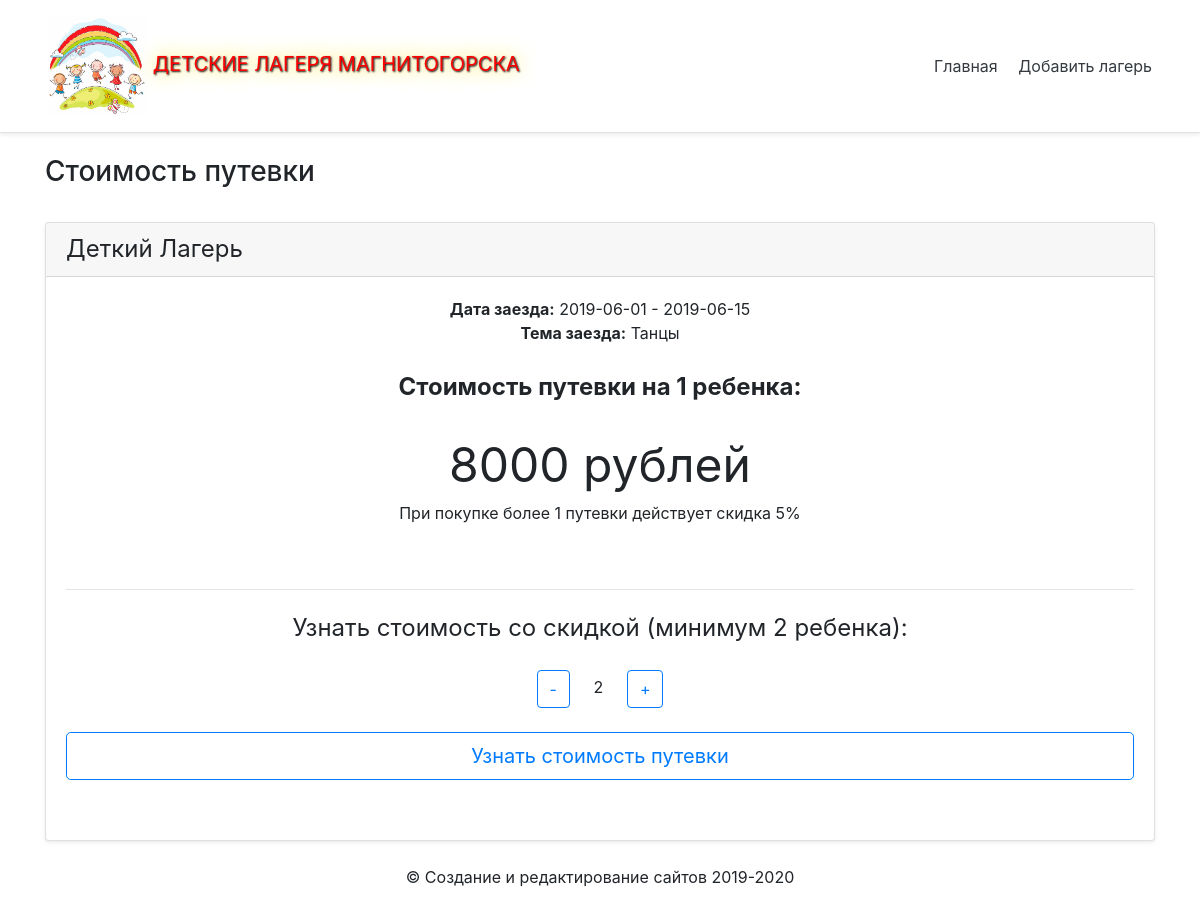
Screenshot of /price.php?id=1 with the database file from the repository.
### tables this page shows
CREATE TABLE `zaezd` (
  `id` int(11) NOT NULL,
  `id_lager` int(15) NOT NULL,
  `data_start` date NOT NULL,
  `data_end` date NOT NULL,
  `tema` varchar(256) NOT NULL,
  `price` text NOT NULL
);

### include/function.php (called while the page is built, shortened)
<?php
function get_zaezd_by_id($id){
	global $mysqli;
	$sql= 'SELECT * FROM zaezd WHERE id='.$id;
    $result = mysqli_query($mysqli,$sql);
    $zaezd = mysqli_fetch_all($result,MYSQLI_ASSOC);
    return $zaezd;
} ?>

### price.php (the view, shortened to what this page needs)
<?php
    require_once 'include/database.php';
    require_once 'include/function.php';
	$id = (INT)$_GET ['id'];
?>
<html lang='ru'>
<head>
  <link rel='stylesheet' href ='style.css'>
  <link rel='stylesheet' href ='https://stackpath.bootstrapcdn.com/bootstrap/4.3.1/css/bootstrap.min.css'>
</head>
<body>
<div class="d-flex flex-column flex-md-row align-items-center p-3 px-md-4 mb-3 bg-white border-bottom shadow-sm">
  <h5 class="my-0 mr-md-auto font-weight-normal"><font style="vertical-align: inherit;"><img src="img/glav.jpg"
  width="100" height="100" alt="lorem"><font style="vertical-align: inherit;"> Детские лагеря магнитогорска </font></font></h5>
  <nav class="my-2 my-md-0 mr-md-3">
    <a class="p-2 text-dark" href="index.php"><font style="vertical-align: inherit;"><font style="vertical-align: inherit;">Главная</font></font></a>
    <a class="p-2 text-dark" href="vvod.php"><font style="vertical-align: inherit;"><font style="vertical-align: inherit;">Добавить лагерь</font></font></a>
  </nav>
</div >
<div class ='container'>
<h3 class='zagolovok'> Стоимость путевки </h3>
	<?php
	   $zaezd_id = get_zaezd_by_id($id);
	?>
	   <?php foreach ($zaezd_id as $category):?>
    <div class="card mb-4 shadow-sm">
	   <div class="card-header">
        <h4 class="my-0 font-weight-normal"><font style="vertical-align: inherit;"><font style="vertical-align: inherit;">Деткий Лагерь</font></font></h4>
      </div>
	  <div class="card-body"style="text-align: center;">
	    <div>
		       <font style="vertical-align: inherit;"> <b> Дата заезда:</b> <a '/category.php?id=<?=$category['id']?>'> <?=$category['data_start']?> - <?=$category['data_end']?><a/><font style="vertical-align: inherit;">
		    </div>
			 <div>
		       <font style="vertical-align: inherit;"> <b>Тема заезда:</b>  <a '/category.php?id=<?=$category['id']?>'> <?=$category['tema']?><a/><font style="vertical-align: inherit;">
		    </div>  <br>
		    <div>
		       <font size="5" style="vertical-align: inherit;"> <b>Стоимость путевки на 1 ребенка:</b></font></font> <font style="vertical-align: inherit;"> </font></font>
		    </div> <br>
			<div>
		       <font size="7" style="vertical-align: inherit;"><a  '/category.php?id=<?=$category['id']?>'> <?=$category['price']?> </a><font style="vertical-align: inherit;"><font style="vertical-align: inherit;"> рублей </font></font> <font style="vertical-align: inherit;"> </font></font>
		    </div>
			<div>
		       <font  style="vertical-align: inherit;"> При покупке более 1 путевки действует скидка 5% <font style="vertical-align: inherit;"> </font></font>
		    </div> <br> <br>
	        <hr style='height: 4'>
			<div>
		       <font size="5" style="vertical-align: inherit;"> Узнать стоимость со скидкой (минимум 2 ребенка):  <font style="vertical-align: inherit;"> </font></font>
		    </div>  <br>
		<form method="post" action="">
		        <div  style="text-align: center;">
			       <button class="btn btn-outline-primary" type="button" onclick="this.nextElementSibling.stepDown()">-</button>
                   <input name="t" type="number" min="2" max="25" value="2" readonly class="raz">
                   <button class="btn btn-outline-primary" type="button" onclick="this.previousElementSibling.stepUp()">+</button>
			    </div>  <br>
			 <a class='a'style='text-decoration: none;'><button  type="submit" class="btn btn-lg btn-block btn-outline-primary" ><font style="vertical-align: inherit;"><font style="vertical-align: inherit;">Узнать стоимость путевки</font></font></button> </a>
		</form> <br>
    </div>
</div>
<?php endforeach; ?>
<div style="text-align: center;"><footer class="container">
  <p><font style="vertical-align: ;"><font style="vertical-align: sub;">© Создание и редактирование сайтов 2019-2020 </font></p>
</footer></div>
</body>
</html>

### style.css (style rules this page uses)
.zagolovok { margin-top: 2%; margin-bottom:3%; }
h5 { margin-left: 2%; font-variant:small-caps; text-transform:uppercase; color:#FF0000; text-shadow: 1px 1px 2px black, 0 0 1em #FFD700; }
.raz { all: unset; -moz-appearance: textfield; width: 3em; text-align: center; }

### rows the page displays
zaezd: data_start "2019-06-01", data_end "2019-06-15", tema "Танцы", price "8000"
